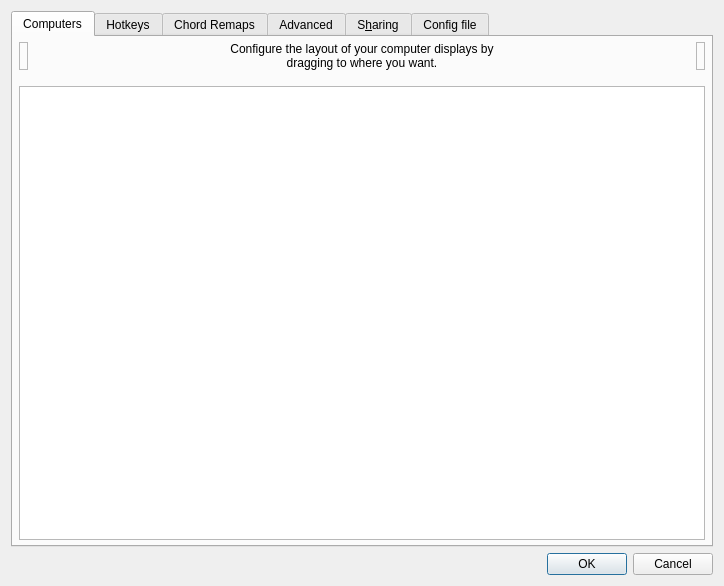
<?xml version="1.0" encoding="UTF-8"?>
<ui version="4.0">
 <class>ServerConfigDialog</class>
 <widget class="QDialog" name="ServerConfigDialog">
  <property name="geometry">
   <rect>
    <x>0</x>
    <y>0</y>
    <width>724</width>
    <height>586</height>
   </rect>
  </property>
  <property name="minimumSize">
   <size>
    <width>0</width>
    <height>0</height>
   </size>
  </property>
  <property name="windowTitle">
   <string>Server Configuration</string>
  </property>
  <layout class="QVBoxLayout">
   <item>
    <widget class="QTabWidget" name="tabWidget">
     <widget class="QWidget" name="tabComputers">
      <attribute name="title">
       <string>Computers</string>
      </attribute>
      <layout class="QVBoxLayout">
       <property name="leftMargin">
        <number>6</number>
       </property>
       <property name="topMargin">
        <number>5</number>
       </property>
       <property name="rightMargin">
        <number>6</number>
       </property>
       <property name="bottomMargin">
        <number>5</number>
       </property>
       <item>
        <layout class="QHBoxLayout" name="layoutComputers">
         <property name="spacing">
          <number>6</number>
         </property>
         <item>
          <widget class="TrashScreenWidget" name="lblRemoveScreen">
           <property name="acceptDrops">
            <bool>true</bool>
           </property>
           <property name="toolTip">
            <string>Drag a computer from the grid to the trashcan to remove it.</string>
           </property>
           <property name="frameShape">
            <enum>QFrame::Shape::StyledPanel</enum>
           </property>
           <property name="frameShadow">
            <enum>QFrame::Shadow::Raised</enum>
           </property>
          </widget>
         </item>
         <item>
          <spacer name="horizontalSpacer_21">
           <property name="orientation">
            <enum>Qt::Orientation::Horizontal</enum>
           </property>
           <property name="sizeHint" stdset="0">
            <size>
             <width>40</width>
             <height>20</height>
            </size>
           </property>
          </spacer>
         </item>
         <item>
          <widget class="QLabel" name="label_2">
           <property name="sizePolicy">
            <sizepolicy hsizetype="Preferred" vsizetype="Preferred">
             <horstretch>1</horstretch>
             <verstretch>0</verstretch>
            </sizepolicy>
           </property>
           <property name="maximumSize">
            <size>
             <width>310</width>
             <height>16777215</height>
            </size>
           </property>
           <property name="text">
            <string>Configure the layout of your computer displays by dragging to where you want.</string>
           </property>
           <property name="alignment">
            <set>Qt::AlignmentFlag::AlignCenter</set>
           </property>
           <property name="wordWrap">
            <bool>true</bool>
           </property>
           <property name="indent">
            <number>-1</number>
           </property>
          </widget>
         </item>
         <item>
          <spacer name="horizontalSpacer_22">
           <property name="orientation">
            <enum>Qt::Orientation::Horizontal</enum>
           </property>
           <property name="sizeHint" stdset="0">
            <size>
             <width>40</width>
             <height>20</height>
            </size>
           </property>
          </spacer>
         </item>
         <item>
          <widget class="NewScreenWidget" name="lblNewScreen">
           <property name="toolTip">
            <string>Drag to the grid to add a new computer.</string>
           </property>
           <property name="frameShape">
            <enum>QFrame::Shape::StyledPanel</enum>
           </property>
           <property name="frameShadow">
            <enum>QFrame::Shadow::Raised</enum>
           </property>
          </widget>
         </item>
        </layout>
       </item>
       <item>
        <spacer name="verticalSpacer">
         <property name="orientation">
          <enum>Qt::Orientation::Vertical</enum>
         </property>
         <property name="sizeType">
          <enum>QSizePolicy::Policy::Fixed</enum>
         </property>
         <property name="sizeHint" stdset="0">
          <size>
           <width>20</width>
           <height>10</height>
          </size>
         </property>
        </spacer>
       </item>
       <item>
        <widget class="ScreenSetupView" name="screenSetupView">
         <property name="sizePolicy">
          <sizepolicy hsizetype="MinimumExpanding" vsizetype="Expanding">
           <horstretch>0</horstretch>
           <verstretch>0</verstretch>
          </sizepolicy>
         </property>
         <property name="acceptDrops">
          <bool>true</bool>
         </property>
         <property name="autoFillBackground">
          <bool>false</bool>
         </property>
        </widget>
       </item>
      </layout>
     </widget>
     <widget class="QWidget" name="tabHotkeys">
      <attribute name="title">
       <string>Hotkeys</string>
      </attribute>
      <layout class="QHBoxLayout" name="_2">
       <item>
        <widget class="QGroupBox" name="groupHotkeys">
         <property name="title">
          <string>&amp;Hotkeys</string>
         </property>
         <layout class="QGridLayout" name="_3">
          <item row="0" column="0" rowspan="4">
           <widget class="QListWidget" name="listHotkeys"/>
          </item>
          <item row="0" column="1">
           <widget class="QPushButton" name="btnNewHotkey">
            <property name="enabled">
             <bool>true</bool>
            </property>
            <property name="text">
             <string>&amp;New</string>
            </property>
            <property name="icon">
             <iconset theme="QIcon::ThemeIcon::ListAdd"/>
            </property>
           </widget>
          </item>
          <item row="1" column="1">
           <widget class="QPushButton" name="btnEditHotkey">
            <property name="enabled">
             <bool>false</bool>
            </property>
            <property name="text">
             <string>&amp;Edit</string>
            </property>
            <property name="icon">
             <iconset theme="document-edit"/>
            </property>
           </widget>
          </item>
          <item row="2" column="1">
           <widget class="QPushButton" name="btnRemoveHotkey">
            <property name="enabled">
             <bool>false</bool>
            </property>
            <property name="text">
             <string>&amp;Remove</string>
            </property>
            <property name="icon">
             <iconset theme="QIcon::ThemeIcon::ListRemove"/>
            </property>
           </widget>
          </item>
          <item row="3" column="1">
           <spacer name="hotkeySpacer">
            <property name="orientation">
             <enum>Qt::Orientation::Vertical</enum>
            </property>
            <property name="sizeHint" stdset="0">
             <size>
              <width>75</width>
              <height>161</height>
             </size>
            </property>
           </spacer>
          </item>
         </layout>
        </widget>
       </item>
       <item>
        <widget class="QGroupBox" name="groupActions">
         <property name="font">
          <font>
           <kerning>true</kerning>
          </font>
         </property>
         <property name="title">
          <string>A&amp;ctions</string>
         </property>
         <layout class="QGridLayout">
          <item row="0" column="0" rowspan="4">
           <widget class="QListWidget" name="listActions"/>
          </item>
          <item row="0" column="1">
           <widget class="QPushButton" name="btnNewAction">
            <property name="enabled">
             <bool>false</bool>
            </property>
            <property name="text">
             <string>Ne&amp;w</string>
            </property>
            <property name="icon">
             <iconset theme="QIcon::ThemeIcon::ListAdd"/>
            </property>
           </widget>
          </item>
          <item row="1" column="1">
           <widget class="QPushButton" name="btnEditAction">
            <property name="enabled">
             <bool>false</bool>
            </property>
            <property name="text">
             <string>E&amp;dit</string>
            </property>
            <property name="icon">
             <iconset theme="document-edit"/>
            </property>
           </widget>
          </item>
          <item row="2" column="1">
           <widget class="QPushButton" name="btnRemoveAction">
            <property name="enabled">
             <bool>false</bool>
            </property>
            <property name="text">
             <string>Re&amp;move</string>
            </property>
            <property name="icon">
             <iconset theme="QIcon::ThemeIcon::ListRemove"/>
            </property>
           </widget>
          </item>
          <item row="3" column="1">
           <spacer name="actionSpacer">
            <property name="orientation">
             <enum>Qt::Orientation::Vertical</enum>
            </property>
            <property name="sizeHint" stdset="0">
             <size>
              <width>20</width>
              <height>40</height>
             </size>
            </property>
           </spacer>
          </item>
         </layout>
        </widget>
       </item>
      </layout>
     </widget>
     <widget class="QWidget" name="tabChordRemaps">
      <attribute name="title">
       <string>Chord Remaps</string>
      </attribute>
      <layout class="QVBoxLayout" name="chordRemapsLayout">
       <item>
        <widget class="QLabel" name="lblChordRemapHelp">
         <property name="text">
          <string>Applied only when the cursor is on the selected screen. Restart core after saving.</string>
         </property>
         <property name="wordWrap">
          <bool>true</bool>
         </property>
        </widget>
       </item>
       <item>
        <layout class="QHBoxLayout" name="chordRemapScreenLayout">
         <item>
          <widget class="QLabel" name="lblChordRemapScreen">
           <property name="text">
            <string>Screen:</string>
           </property>
          </widget>
         </item>
         <item>
          <widget class="QComboBox" name="comboChordRemapScreen"/>
         </item>
        </layout>
       </item>
       <item>
        <layout class="QHBoxLayout" name="chordRemapListLayout">
         <item>
          <widget class="QListWidget" name="listChordRemaps"/>
         </item>
         <item>
          <layout class="QVBoxLayout" name="chordRemapButtonsLayout">
           <item>
            <widget class="QPushButton" name="btnNewChordRemap">
             <property name="text">
              <string>&amp;New</string>
             </property>
             <property name="icon">
              <iconset theme="QIcon::ThemeIcon::ListAdd"/>
             </property>
            </widget>
           </item>
           <item>
            <widget class="QPushButton" name="btnEditChordRemap">
             <property name="enabled">
              <bool>false</bool>
             </property>
             <property name="text">
              <string>&amp;Edit</string>
             </property>
             <property name="icon">
              <iconset theme="document-edit"/>
             </property>
            </widget>
           </item>
           <item>
            <widget class="QPushButton" name="btnRemoveChordRemap">
             <property name="enabled">
              <bool>false</bool>
             </property>
             <property name="text">
              <string>&amp;Remove</string>
             </property>
             <property name="icon">
              <iconset theme="QIcon::ThemeIcon::ListRemove"/>
             </property>
            </widget>
           </item>
           <item>
            <spacer name="chordRemapButtonSpacer">
             <property name="orientation">
              <enum>Qt::Orientation::Vertical</enum>
             </property>
             <property name="sizeHint" stdset="0">
              <size>
               <width>20</width>
               <height>40</height>
              </size>
             </property>
            </spacer>
           </item>
          </layout>
         </item>
        </layout>
       </item>
      </layout>
     </widget>
     <widget class="QWidget" name="tabAdvanced">
      <attribute name="title">
       <string>Advanced</string>
      </attribute>
      <layout class="QVBoxLayout" name="verticalLayout_2">
       <property name="leftMargin">
        <number>15</number>
       </property>
       <property name="topMargin">
        <number>15</number>
       </property>
       <property name="rightMargin">
        <number>15</number>
       </property>
       <property name="bottomMargin">
        <number>15</number>
       </property>
       <item>
        <widget class="QGroupBox" name="groupMisc">
         <property name="font">
          <font>
           <kerning>false</kerning>
          </font>
         </property>
         <property name="title">
          <string>&amp;Misc</string>
         </property>
         <layout class="QVBoxLayout" name="verticalLayout_4">
          <property name="leftMargin">
           <number>6</number>
          </property>
          <property name="topMargin">
           <number>6</number>
          </property>
          <property name="rightMargin">
           <number>6</number>
          </property>
          <property name="bottomMargin">
           <number>6</number>
          </property>
          <item>
           <widget class="QCheckBox" name="cbDisableLockToComputer">
            <property name="text">
             <string>Disable lock to computer (scroll lock key)</string>
            </property>
           </widget>
          </item>
          <item>
           <widget class="QCheckBox" name="cbDefaultLockToComputerState">
            <property name="text">
             <string>Enable lock to computer at startup</string>
            </property>
           </widget>
          </item>
          <item>
           <widget class="QCheckBox" name="cbRelativeMouseMoves">
            <property name="enabled">
             <bool>true</bool>
            </property>
            <property name="text">
             <string>Use &amp;relative mouse movements</string>
            </property>
           </widget>
          </item>
          <item>
           <widget class="QCheckBox" name="cbWin32KeepForeground">
            <property name="enabled">
             <bool>true</bool>
            </property>
            <property name="text">
             <string>Don't take &amp;foreground window (Windows only)</string>
            </property>
           </widget>
          </item>
          <item>
           <layout class="QHBoxLayout" name="layoutClipboard">
            <item>
             <widget class="QCheckBox" name="cbEnableClipboard">
              <property name="sizePolicy">
               <sizepolicy hsizetype="Minimum" vsizetype="Preferred">
                <horstretch>0</horstretch>
                <verstretch>0</verstretch>
               </sizepolicy>
              </property>
              <property name="text">
               <string>Enable clipboard sharing</string>
              </property>
              <property name="checked">
               <bool>true</bool>
              </property>
             </widget>
            </item>
            <item>
             <spacer name="horizontalSpacer">
              <property name="orientation">
               <enum>Qt::Orientation::Horizontal</enum>
              </property>
              <property name="sizeHint" stdset="0">
               <size>
                <width>40</width>
                <height>20</height>
               </size>
              </property>
             </spacer>
            </item>
            <item>
             <widget class="QLabel" name="label_7">
              <property name="text">
               <string>Limit to:</string>
              </property>
             </widget>
            </item>
            <item>
             <widget class="QSpinBox" name="sbClipboardSizeLimit">
              <property name="enabled">
               <bool>false</bool>
              </property>
              <property name="sizePolicy">
               <sizepolicy hsizetype="Maximum" vsizetype="Fixed">
                <horstretch>0</horstretch>
                <verstretch>0</verstretch>
               </sizepolicy>
              </property>
              <property name="suffix">
               <string>MB</string>
              </property>
              <property name="maximum">
               <number>10000</number>
              </property>
              <property name="value">
               <number>3</number>
              </property>
             </widget>
            </item>
            <item>
             <spacer name="horizontalSpacer_3">
              <property name="orientation">
               <enum>Qt::Orientation::Horizontal</enum>
              </property>
              <property name="sizeType">
               <enum>QSizePolicy::Policy::Fixed</enum>
              </property>
              <property name="sizeHint" stdset="0">
               <size>
                <width>50</width>
                <height>20</height>
               </size>
              </property>
             </spacer>
            </item>
           </layout>
          </item>
         </layout>
        </widget>
       </item>
       <item>
        <widget class="QGroupBox" name="groupSwitch">
         <property name="font">
          <font>
           <kerning>true</kerning>
          </font>
         </property>
         <property name="title">
          <string>&amp;Switching</string>
         </property>
         <layout class="QVBoxLayout">
          <property name="spacing">
           <number>6</number>
          </property>
          <property name="leftMargin">
           <number>6</number>
          </property>
          <property name="topMargin">
           <number>6</number>
          </property>
          <property name="rightMargin">
           <number>6</number>
          </property>
          <property name="bottomMargin">
           <number>6</number>
          </property>
          <item>
           <layout class="QHBoxLayout" name="_5">
            <item>
             <widget class="QCheckBox" name="cbSwitchDelay">
              <property name="enabled">
               <bool>true</bool>
              </property>
              <property name="text">
               <string>Switch &amp;after waiting</string>
              </property>
             </widget>
            </item>
            <item>
             <spacer name="spacerSwitchWait">
              <property name="orientation">
               <enum>Qt::Orientation::Horizontal</enum>
              </property>
              <property name="sizeHint" stdset="0">
               <size>
                <width>40</width>
                <height>20</height>
               </size>
              </property>
             </spacer>
            </item>
            <item>
             <widget class="QSpinBox" name="sbSwitchDelay">
              <property name="enabled">
               <bool>false</bool>
              </property>
              <property name="sizePolicy">
               <sizepolicy hsizetype="Maximum" vsizetype="Fixed">
                <horstretch>0</horstretch>
                <verstretch>0</verstretch>
               </sizepolicy>
              </property>
              <property name="suffix">
               <string>ms</string>
              </property>
              <property name="minimum">
               <number>10</number>
              </property>
              <property name="maximum">
               <number>10000</number>
              </property>
              <property name="singleStep">
               <number>10</number>
              </property>
              <property name="value">
               <number>250</number>
              </property>
             </widget>
            </item>
            <item>
             <spacer name="spacerSwitchWait_2">
              <property name="orientation">
               <enum>Qt::Orientation::Horizontal</enum>
              </property>
              <property name="sizeType">
               <enum>QSizePolicy::Policy::Fixed</enum>
              </property>
              <property name="sizeHint" stdset="0">
               <size>
                <width>50</width>
                <height>20</height>
               </size>
              </property>
             </spacer>
            </item>
           </layout>
          </item>
          <item>
           <layout class="QHBoxLayout" name="_6">
            <item>
             <widget class="QCheckBox" name="cbSwitchDoubleTap">
              <property name="enabled">
               <bool>true</bool>
              </property>
              <property name="text">
               <string>Switch on double &amp;tap within</string>
              </property>
             </widget>
            </item>
            <item>
             <spacer name="spacerDoubleTap">
              <property name="orientation">
               <enum>Qt::Orientation::Horizontal</enum>
              </property>
              <property name="sizeHint" stdset="0">
               <size>
                <width>40</width>
                <height>20</height>
               </size>
              </property>
             </spacer>
            </item>
            <item>
             <widget class="QSpinBox" name="sbSwitchDoubleTap">
              <property name="enabled">
               <bool>false</bool>
              </property>
              <property name="sizePolicy">
               <sizepolicy hsizetype="Maximum" vsizetype="Fixed">
                <horstretch>0</horstretch>
                <verstretch>0</verstretch>
               </sizepolicy>
              </property>
              <property name="suffix">
               <string>ms</string>
              </property>
              <property name="minimum">
               <number>10</number>
              </property>
              <property name="maximum">
               <number>10000</number>
              </property>
              <property name="singleStep">
               <number>10</number>
              </property>
              <property name="value">
               <number>250</number>
              </property>
             </widget>
            </item>
            <item>
             <spacer name="spacerDoubleTap_2">
              <property name="orientation">
               <enum>Qt::Orientation::Horizontal</enum>
              </property>
              <property name="sizeType">
               <enum>QSizePolicy::Policy::Fixed</enum>
              </property>
              <property name="sizeHint" stdset="0">
               <size>
                <width>50</width>
                <height>20</height>
               </size>
              </property>
             </spacer>
            </item>
           </layout>
          </item>
         </layout>
        </widget>
       </item>
       <item>
        <widget class="QGroupBox" name="groupNetwork">
         <property name="title">
          <string>&amp;Network</string>
         </property>
         <layout class="QVBoxLayout" name="verticalLayout_5">
          <property name="leftMargin">
           <number>6</number>
          </property>
          <property name="topMargin">
           <number>6</number>
          </property>
          <property name="rightMargin">
           <number>6</number>
          </property>
          <property name="bottomMargin">
           <number>6</number>
          </property>
          <item>
           <widget class="QWidget" name="widgetHeartbeat" native="true">
            <layout class="QHBoxLayout" name="groupHeartbeat">
             <property name="spacing">
              <number>9</number>
             </property>
             <property name="leftMargin">
              <number>1</number>
             </property>
             <item>
              <widget class="QCheckBox" name="cbHeartbeat">
               <property name="enabled">
                <bool>true</bool>
               </property>
               <property name="whatsThis">
                <string>&lt;html&gt;&lt;head/&gt;&lt;body&gt;&lt;p&gt;Enables the network heartbeat to ping clients every &lt;span style=&quot; font-style:italic;&quot;&gt;n&lt;/span&gt; seconds. This may help to diagnose network problems by retrying the connection if the client becomes unresponsive.&lt;/p&gt;&lt;/body&gt;&lt;/html&gt;</string>
               </property>
               <property name="text">
                <string>&amp;Check clients every</string>
               </property>
              </widget>
             </item>
             <item>
              <spacer name="spacerNetwork">
               <property name="orientation">
                <enum>Qt::Orientation::Horizontal</enum>
               </property>
               <property name="sizeHint" stdset="0">
                <size>
                 <width>40</width>
                 <height>20</height>
                </size>
               </property>
              </spacer>
             </item>
             <item>
              <widget class="QSpinBox" name="sbHeartbeat">
               <property name="enabled">
                <bool>false</bool>
               </property>
               <property name="sizePolicy">
                <sizepolicy hsizetype="Maximum" vsizetype="Fixed">
                 <horstretch>0</horstretch>
                 <verstretch>0</verstretch>
                </sizepolicy>
               </property>
               <property name="suffix">
                <string>ms</string>
               </property>
               <property name="minimum">
                <number>1000</number>
               </property>
               <property name="maximum">
                <number>30000</number>
               </property>
               <property name="singleStep">
                <number>1000</number>
               </property>
               <property name="value">
                <number>5000</number>
               </property>
              </widget>
             </item>
             <item>
              <spacer name="spacerNetwork_2">
               <property name="orientation">
                <enum>Qt::Orientation::Horizontal</enum>
               </property>
               <property name="sizeType">
                <enum>QSizePolicy::Policy::Fixed</enum>
               </property>
               <property name="sizeHint" stdset="0">
                <size>
                 <width>50</width>
                 <height>20</height>
                </size>
               </property>
              </spacer>
             </item>
            </layout>
           </widget>
          </item>
          <item>
           <layout class="QHBoxLayout" name="horizontalLayout_5">
            <item>
             <widget class="QLabel" name="labelProtocol">
              <property name="whatsThis">
               <string>&lt;html&gt;&lt;head/&gt;&lt;body&gt;&lt;p&gt;Enables compatibility with programs that use either the Synergy or Barrier protocols:&lt;/p&gt;&lt;ul style=&quot;margin-top: 0px; margin-bottom: 0px; margin-left: 0px; margin-right: 0px; -qt-list-indent: 1;&quot;&gt;&lt;li style=&quot; margin-top:12px; margin-bottom:0px; margin-left:0px; margin-right:0px; -qt-block-indent:0; text-indent:0px;&quot;&gt;Synergy 3 uses the Synergy protocol.&lt;/li&gt;&lt;li style=&quot; margin-top:0px; margin-bottom:12px; margin-left:0px; margin-right:0px; -qt-block-indent:0; text-indent:0px;&quot;&gt;Barrier, Input-Leap and Synergy 1 uses the Barrier protocol.&lt;/li&gt;&lt;/ul&gt;&lt;p&gt;A Deskflow client will automatically use either the Synergy or Barrier protocol depending on the server protocol.&lt;/p&gt;&lt;/body&gt;&lt;/html&gt;</string>
              </property>
              <property name="text">
               <string>Network protocol</string>
              </property>
             </widget>
            </item>
            <item>
             <widget class="QRadioButton" name="rbProtocolSynergy">
              <property name="text">
               <string notr="true">Synergy</string>
              </property>
              <property name="checked">
               <bool>true</bool>
              </property>
             </widget>
            </item>
            <item>
             <widget class="QRadioButton" name="rbProtocolBarrier">
              <property name="text">
               <string notr="true">Barrier</string>
              </property>
             </widget>
            </item>
           </layout>
          </item>
         </layout>
        </widget>
       </item>
      </layout>
     </widget>
     <widget class="QWidget" name="tabSharing">
      <attribute name="title">
       <string>S&amp;haring</string>
      </attribute>
      <layout class="QVBoxLayout" name="verticalLayoutSharing">
       <item>
        <widget class="QGroupBox" name="groupGestureSharing">
         <property name="title">
          <string>Share device controls</string>
         </property>
         <property name="checkable">
          <bool>true</bool>
         </property>
         <property name="checked">
          <bool>false</bool>
         </property>
         <layout class="QVBoxLayout" name="verticalLayoutGesture">
          <item>
           <widget class="QLabel" name="lblGestureHelp">
            <property name="text">
             <string>Mouser on this computer reads gestures locally and relays them through Deskflow. Requires the Mouser app on each computer.</string>
            </property>
            <property name="wordWrap">
             <bool>true</bool>
            </property>
           </widget>
          </item>
         </layout>
        </widget>
       </item>
       <item>
        <layout class="QHBoxLayout" name="horizontalLayoutSecret">
         <item>
          <widget class="QLabel" name="lblGestureSecret">
           <property name="text">
            <string>Shared secret</string>
           </property>
          </widget>
         </item>
         <item>
          <widget class="QLineEdit" name="lineGestureSecret">
           <property name="toolTip">
            <string>&lt;html&gt;A password shared between Deskflow and the Mouser app on this computer. Use the &lt;b&gt;same&lt;/b&gt; value on every computer and in each machine's Mouser settings.&lt;/html&gt;</string>
           </property>
          </widget>
         </item>
        </layout>
       </item>
       <item>
        <spacer name="verticalSpacerSharing">
         <property name="orientation">
          <enum>Qt::Orientation::Vertical</enum>
         </property>
         <property name="sizeHint" stdset="0">
          <size>
           <width>20</width>
           <height>40</height>
          </size>
         </property>
        </spacer>
       </item>
      </layout>
     </widget>
     <widget class="QWidget" name="tabConfigFile">
      <property name="sizePolicy">
       <sizepolicy hsizetype="Preferred" vsizetype="Preferred">
        <horstretch>0</horstretch>
        <verstretch>0</verstretch>
       </sizepolicy>
      </property>
      <attribute name="title">
       <string>Config file</string>
      </attribute>
      <layout class="QVBoxLayout" name="verticalLayout">
       <property name="topMargin">
        <number>20</number>
       </property>
       <item>
        <widget class="QLabel" name="label_5">
         <property name="font">
          <font>
           <pointsize>18</pointsize>
           <bold>true</bold>
          </font>
         </property>
         <property name="text">
          <string>Core server config file</string>
         </property>
         <property name="textFormat">
          <enum>Qt::TextFormat::PlainText</enum>
         </property>
         <property name="alignment">
          <set>Qt::AlignmentFlag::AlignCenter</set>
         </property>
        </widget>
       </item>
       <item>
        <widget class="QLabel" name="label_6">
         <property name="text">
          <string>Use a server config file to create complex computer layouts that are not possible with the simple grid-based computer layout editor.

Enabling this setting will disable the server config GUI.</string>
         </property>
         <property name="textFormat">
          <enum>Qt::TextFormat::MarkdownText</enum>
         </property>
         <property name="alignment">
          <set>Qt::AlignmentFlag::AlignCenter</set>
         </property>
         <property name="wordWrap">
          <bool>true</bool>
         </property>
        </widget>
       </item>
       <item>
        <spacer name="verticalSpacer_4">
         <property name="orientation">
          <enum>Qt::Orientation::Vertical</enum>
         </property>
         <property name="sizeType">
          <enum>QSizePolicy::Policy::Maximum</enum>
         </property>
         <property name="sizeHint" stdset="0">
          <size>
           <width>20</width>
           <height>30</height>
          </size>
         </property>
        </spacer>
       </item>
       <item>
        <widget class="QGroupBox" name="groupExternalConfig">
         <property name="title">
          <string>Use a server config file</string>
         </property>
         <property name="checkable">
          <bool>true</bool>
         </property>
         <property name="checked">
          <bool>false</bool>
         </property>
         <layout class="QHBoxLayout" name="horizontalLayout">
          <item>
           <widget class="QWidget" name="widgetExternalConfigControls" native="true">
            <property name="enabled">
             <bool>false</bool>
            </property>
            <layout class="QHBoxLayout" name="horizontalLayout_2">
             <property name="leftMargin">
              <number>0</number>
             </property>
             <property name="topMargin">
              <number>0</number>
             </property>
             <property name="rightMargin">
              <number>0</number>
             </property>
             <property name="bottomMargin">
              <number>0</number>
             </property>
             <item>
              <widget class="QLabel" name="labelConfigFile">
               <property name="sizePolicy">
                <sizepolicy hsizetype="Maximum" vsizetype="Preferred">
                 <horstretch>0</horstretch>
                 <verstretch>0</verstretch>
                </sizepolicy>
               </property>
               <property name="minimumSize">
                <size>
                 <width>96</width>
                 <height>0</height>
                </size>
               </property>
               <property name="text">
                <string>Config file path</string>
               </property>
              </widget>
             </item>
             <item>
              <spacer name="horizontalSpacer_6">
               <property name="orientation">
                <enum>Qt::Orientation::Horizontal</enum>
               </property>
               <property name="sizeType">
                <enum>QSizePolicy::Policy::Fixed</enum>
               </property>
               <property name="sizeHint" stdset="0">
                <size>
                 <width>13</width>
                 <height>20</height>
                </size>
               </property>
              </spacer>
             </item>
             <item>
              <widget class="QLineEdit" name="lineConfigFile">
               <property name="sizePolicy">
                <sizepolicy hsizetype="Minimum" vsizetype="Fixed">
                 <horstretch>0</horstretch>
                 <verstretch>0</verstretch>
                </sizepolicy>
               </property>
               <property name="minimumSize">
                <size>
                 <width>180</width>
                 <height>0</height>
                </size>
               </property>
              </widget>
             </item>
             <item>
              <widget class="QPushButton" name="btnBrowseConfigFile">
               <property name="sizePolicy">
                <sizepolicy hsizetype="Fixed" vsizetype="Fixed">
                 <horstretch>0</horstretch>
                 <verstretch>0</verstretch>
                </sizepolicy>
               </property>
               <property name="minimumSize">
                <size>
                 <width>0</width>
                 <height>0</height>
                </size>
               </property>
               <property name="cursor">
                <cursorShape>PointingHandCursor</cursorShape>
               </property>
               <property name="text">
                <string/>
               </property>
               <property name="flat">
                <bool>true</bool>
               </property>
              </widget>
             </item>
            </layout>
           </widget>
          </item>
         </layout>
        </widget>
       </item>
       <item>
        <spacer name="verticalSpacer_1">
         <property name="orientation">
          <enum>Qt::Orientation::Vertical</enum>
         </property>
         <property name="sizeHint" stdset="0">
          <size>
           <width>20</width>
           <height>40</height>
          </size>
         </property>
        </spacer>
       </item>
      </layout>
     </widget>
    </widget>
   </item>
   <item>
    <widget class="QDialogButtonBox" name="buttonBox">
     <property name="orientation">
      <enum>Qt::Orientation::Horizontal</enum>
     </property>
     <property name="standardButtons">
      <set>QDialogButtonBox::StandardButton::Cancel|QDialogButtonBox::StandardButton::Ok</set>
     </property>
    </widget>
   </item>
  </layout>
 </widget>
 <customwidgets>
  <customwidget>
   <class>ScreenSetupView</class>
   <extends>QTableView</extends>
   <header>widgets/ScreenSetupView.h</header>
   <container>1</container>
  </customwidget>
  <customwidget>
   <class>TrashScreenWidget</class>
   <extends>QLabel</extends>
   <header>widgets/TrashScreenWidget.h</header>
  </customwidget>
  <customwidget>
   <class>NewScreenWidget</class>
   <extends>QLabel</extends>
   <header>widgets/NewScreenWidget.h</header>
  </customwidget>
 </customwidgets>
 <tabstops>
  <tabstop>screenSetupView</tabstop>
  <tabstop>listHotkeys</tabstop>
  <tabstop>btnNewHotkey</tabstop>
  <tabstop>btnEditHotkey</tabstop>
  <tabstop>btnRemoveHotkey</tabstop>
  <tabstop>listActions</tabstop>
  <tabstop>btnNewAction</tabstop>
  <tabstop>btnEditAction</tabstop>
  <tabstop>btnRemoveAction</tabstop>
  <tabstop>cbSwitchDelay</tabstop>
  <tabstop>sbSwitchDelay</tabstop>
  <tabstop>cbSwitchDoubleTap</tabstop>
  <tabstop>sbSwitchDoubleTap</tabstop>
  <tabstop>cbEnableClipboard</tabstop>
  <tabstop>sbClipboardSizeLimit</tabstop>
  <tabstop>cbHeartbeat</tabstop>
  <tabstop>sbHeartbeat</tabstop>
  <tabstop>cbRelativeMouseMoves</tabstop>
  <tabstop>tabWidget</tabstop>
 </tabstops>
 <resources/>
 <connections/>
</ui>
